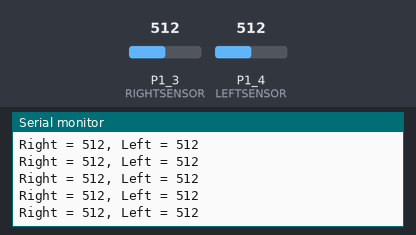
Bench run of a sketch on a simulated TI MSP430 LaunchPad. On the bench: the last lines printed to the serial monitor. The inputs (shaded band) are chosen by the test bench; at power-on: P1_3 (RIGHTSENSOR) = 512, P1_4 (LEFTSENSOR) = 512.

Above: at 1.2 s.
1.3 s: P1_3 (RIGHTSENSOR) set to 716
At 1.31 s:
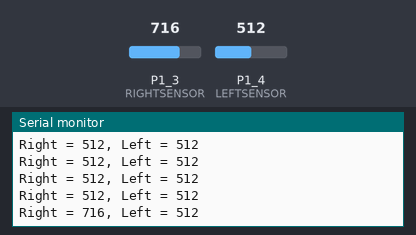
2.8 s: P1_4 (LEFTSENSOR) set to 716
At 2.82 s:
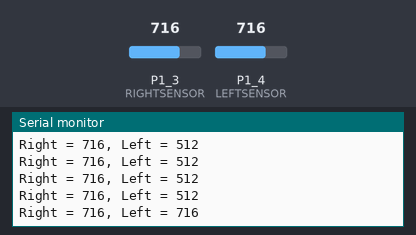
4.3 s: P1_3 (RIGHTSENSOR) set to 900
At 4.32 s:
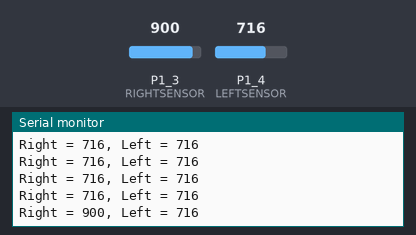
5.8 s: P1_4 (LEFTSENSOR) set to 900
At 5.83 s:
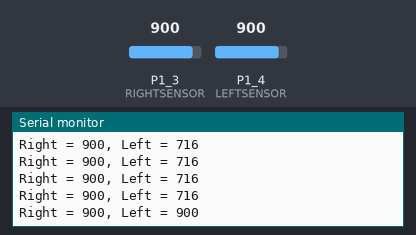
Timing chart, 0 to 8.3 s (numbered marks = the images above; inputs shaded):
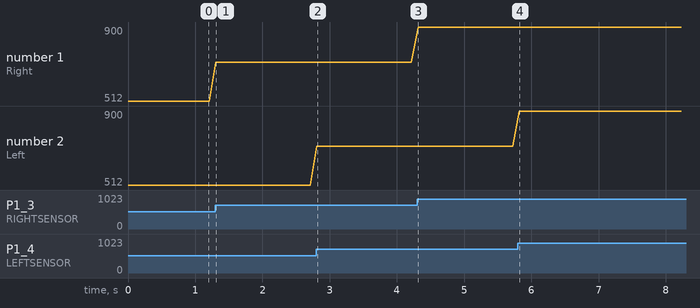

The sketch:

BristleBotEyes.ino
```cpp
/*
 This code displays the readings obtained from the two light dependent
 resistors (LDR) on the BristleBot. The readings from the Analogue to Digital
 Converter (ADC) are returned via the serial USB connection.

 The LDRs are connected to pins 5 and 6 corresponding to ports P1.3 and P1.4.

 Note when uploading if you have previously used the serial monitor then you might need
 to disconnect and then reconnect the USB cable just to release the port.

 Benn Thomsen, October 2015
 */

#define RIGHTSENSOR P1_3
#define LEFTSENSOR P1_4

int RightSensor, LeftSensor;   // variables to hold sensor readings

void setup() {
  // initialize serial communications at 9600 bps:
  Serial.begin(9600);
}

void loop() {
  // read the analogue in value:
  RightSensor = analogRead(RIGHTSENSOR);
  LeftSensor = analogRead(LEFTSENSOR);


  // print the results to the serial monitor:
  Serial.print("Right = " );
  Serial.print(RightSensor);
  Serial.print(", Left = " );
  Serial.println(LeftSensor);

  // wait 500 milliseconds before the next loop
  delay(100);
}
```

Measured:
- after the input at 1.3 s, the serial monitor: prints a new line at once (image 1)
- after the input at 2.8 s, the serial monitor: prints a new line at once (image 2)
- after the input at 4.3 s, the serial monitor: prints a new line at once (image 3)
- after the input at 5.8 s, the serial monitor: prints a new line at once (image 4)
- plotted number 1: 512 → 716 after the input at 1.3 s, 716 → 900 after the input at 4.3 s
